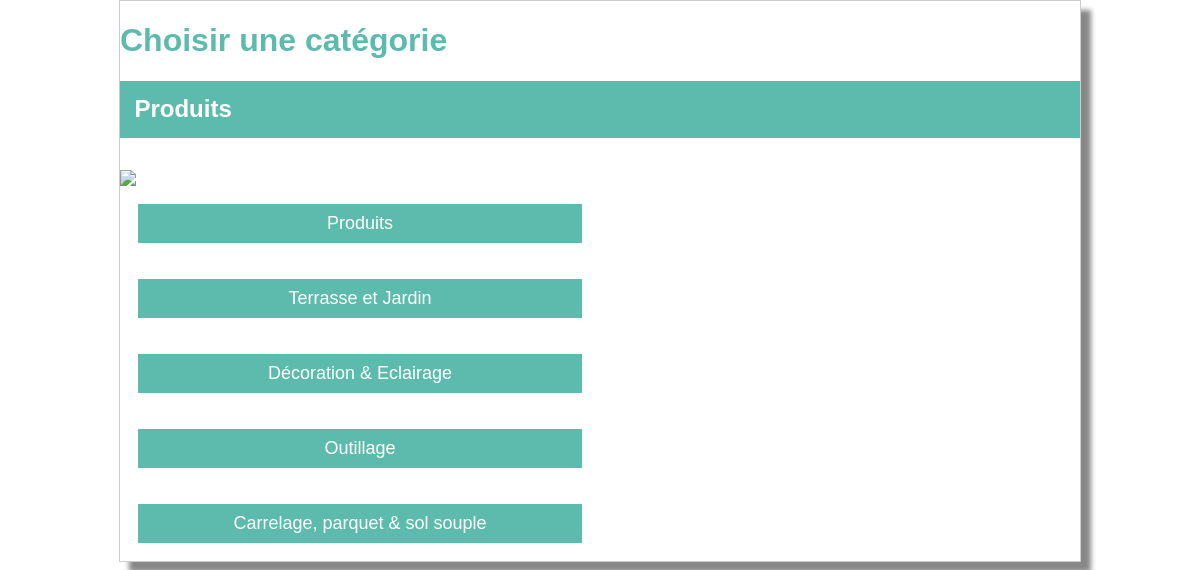
The app's page /controler/choisirCategorie.ctrl.php with its own data.
### tables this page shows
CREATE TABLE categorie (
	id INTEGER PRIMARY KEY,
	nom TEXT,
	pere INTEGER,
	FOREIGN KEY(pere) REFERENCES categorie(id)
);

### model/dao.class.php (called while the page is built, shortened)
<?php
class DAO {
  private static $instance = null;
  private PDO $db;
  private string $database = 'sqlite:'.__DIR__.'/../data/bricomachin.db';
  private function __construct() {
    try {
      $this->db = new PDO($this->database);
      $this->db->setAttribute(PDO::ATTR_ERRMODE, PDO::ERRMODE_EXCEPTION);
    } catch (PDOException $e) {
      throw new Exception("Erreur PDO : ".$e->getMessage().' sur '.$this->database);
    }
  }
  public static function get() : DAO {
    if(is_null(self::$instance)) {
      self::$instance = new DAO();
    }
    return self::$instance;
  }
  public function prepare(string $query) : PDOStatement
  {
    try {
      $request = $this->db->prepare($query);
    } catch (PDOException $e) {
      die('PDO query Error on "' . $query . '" ' . $e->getMessage());
    }
    return $request;
  }
}
?>

### model/categorie.class.php (called while the page is built, shortened)
<?php
require_once(__DIR__.'/dao.class.php');
class Categorie {
  private int  $id;
  private string  $nom;
  public function __construct(int $id=-1,string $nom='',int $pere=-1) {
    $this->id = $id;
    $this->nom = $nom;
  }
  public function getId() : int {
    return $this->id;
  }
  public function getNom() : string {
    return $this->nom;
  }
  public static function read(int $id): Categorie {
    $dao = DAO::get();
    $query = $dao->prepare('SELECT * FROM categorie WHERE id = :id');
    $query->execute([':id' => $id]);
    $table = $query->fetchAll();
    $row = $table[0];
    $categorie = new Categorie($row['id'],$row['nom'],$row['pere']);
    return $categorie;
  }
  public function readSubCategorie(): array {
    $id=$this->getId();
    $dao = DAO::get();
    $query = $dao->prepare('SELECT * FROM categorie WHERE pere = :id');
    $query->execute([':id' => $id]);
    $table = $query->fetchAll();
    $categories = [];
    foreach ($table as $row) {
      $categories[] = new Categorie($row['id'],$row['nom'],$row['pere']);
    }
    return $categories;
  }
}
?>

### framework/view.fw.php (called while the page is built, shortened)
<?php
class View {
  function display(string $view) {
    $this->filePath = "view/".$view.'.view.php';
    require($this->filePath);
    exit(0);
  }
}
?>

### view/categorie.view.php (the view, shortened to what this page needs)
<!DOCTYPE html>
<html lang="en" dir="ltr">
<head>
  <link rel="stylesheet" type="text/css" href="view/design/style.css">
</head>
<body>
  <h1>Choisir une catégorie</h1>
  <h2><?=$categorie->getNom()?></h2>
  <nav>
    <a href="?ctrl=afficherArticles"><img src="view/design/home.png"/></a>
  </nav>
  <nav>
    <form class="categorie" method="get">
      <?php foreach ($sousCategories as $categorie): ?>
        <button type="submit" name="idCategorie" value="<?=$categorie->getId()?>"><?=$categorie->getNom()?> </button>
      <?php endforeach; ?>
    </form>
  </nav>
</body>
</html>

### controler/choisirCategorie.ctrl.php
<?php
include_once(__DIR__."/../model/categorie.class.php");
include_once(__DIR__."/../framework/view.fw.php");
$idCategorie = $_GET['idCategorie'] ?? 1;
$categorie = Categorie::read($idCategorie);
$sousCategories = $categorie->readSubCategorie();
if (count($sousCategories)== 0) {
  $_GET['idCategorie'] = $idCategorie;
  include("afficherArticles.ctrl.php");
} else {
  $view = new View();
  $view->assign('categorie',$categorie);
  $view->assign('sousCategories',$sousCategories);
  $view->display("categorie");
}
?>

### view/design/style.css (style rules this page uses)
html { --main-color: #5dbbad }
body { font-family: "Arial"; width: 960px; margin: auto; border: 1px solid #CCC; box-shadow: 10px 10px 5px #888888; }
h1 { color : var(--main-color); }
body>h2 { color: white; padding: 0.6em; background-color: var(--main-color); }
nav { font-weight: bolder; color: var(--main-color); font-size: x-large; }
nav a:visited, nav a:active , nav a:link { font-weight: bolder; color: var(--main-color); text-decoration: none; }
nav * { display: inline-block; vertical-align: bottom; margin-bottom: 0px; }
form.categorie { display: flex; flex-direction: column; align-items: stretch; width: 50%; }
form.categorie * { margin: 1em; }
form button { background-color: var(--main-color); color: white; font-size: large; padding: 0.5em; border-width: 0px; }

### records on screen
categorie: nom "Produits", $categorie->getId() 1 (drawn)
categorie: $categorie->getId() 2 (drawn), nom "Terrasse et Jardin"
categorie: $categorie->getId() 5 (drawn), nom "Décoration & Eclairage"
categorie: $categorie->getId() 9 (drawn), nom "Outillage"
categorie: $categorie->getId() 19 (drawn), nom "Carrelage, parquet & sol souple"
